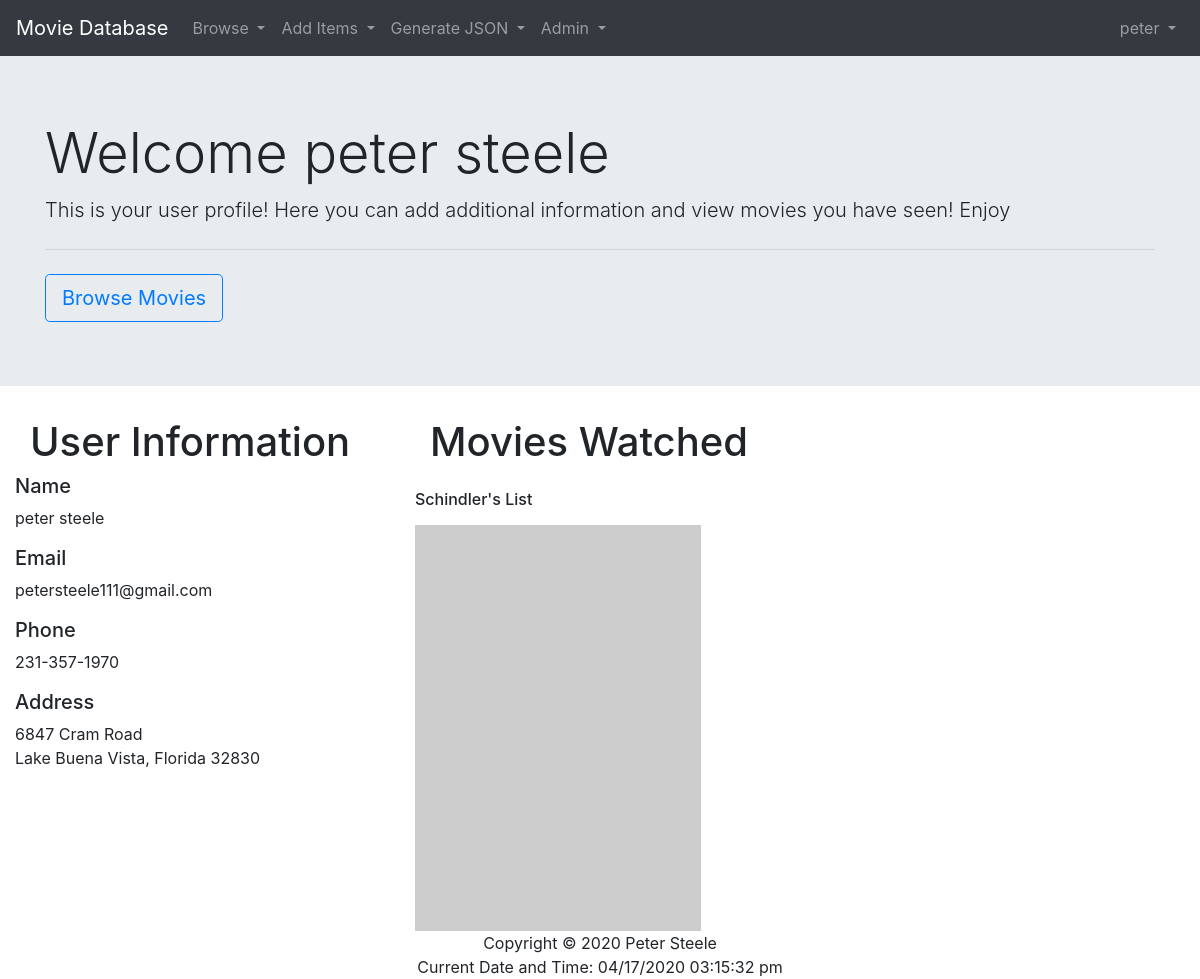
Screenshot of /admin/user/userProfile.php (signed in) with the database file from the repository.
### tables this page shows
CREATE TABLE User (
	user_id INT NOT NULL AUTO_INCREMENT,
	zipcode_id INT NULL,
	user_first_name varchar(50) NOT NULL,
	user_last_name varchar(50) NOT NULL,
	user_password TEXT NOT NULL,
	user_email varchar(50) NOT NULL,
	user_phone varchar(14),
	user_address varchar(100),
	CONSTRAINT user_ukey UNIQUE (user_first_name, user_last_name, user_email),
	PRIMARY KEY (user_id)
);

CREATE TABLE Zipcode (
	zipcode_id INT NOT NULL AUTO_INCREMENT,
	zipcode INT NOT NULL,
	zipcode_city varchar(100) NOT NULL,
	zipcode_state varchar(100) NOT NULL,
	CONSTRAINT zipcode_ukey UNIQUE (zipcode),
	PRIMARY KEY (zipcode_id)
);

CREATE TABLE User_Movie (
	user_movie_id INT NOT NULL AUTO_INCREMENT,
	user_id INT NOT NULL,
	movie_id INT NOT NULL,
	CONSTRAINT user_movie UNIQUE (user_id, movie_id),
	PRIMARY KEY (user_movie_id)
);

CREATE TABLE Movie (
	movie_id INT NOT NULL AUTO_INCREMENT,
	studio_id INT,
	movie_name varchar(255) NOT NULL,
	movie_release_date DATE,
	movie_description TEXT,
	movie_image_location varchar(255),
	movie_thumbnail varchar(255),
	CONSTRAINT movie_ukey UNIQUE (movie_name, studio_id),
	PRIMARY KEY (movie_id)
);

### admin/user/userProfile.php (the view, shortened to what this page needs)
<?php
require_once '../../DB/db_connect.php';
$sql = 'SELECT * FROM User WHERE user_id = "'.$_SESSION["id"].'"';
if ($result = $connection->query($sql)) {
    while ($row = $result->fetch_row()) {
        $zipcode_id = $row[1];
        $first_name = $row[2];
        $last_name = $row[3];
        $email = $row[5];
        $phone = $row[6];
        $address = $row[7];
    }
}
$sql = 'SELECT * FROM Zipcode WHERE zipcode_id = "'.$zipcode_id.'"';
if ($result = $connection->query($sql)) {
    while ($row = $result->fetch_row()) {
        $zipcode = $row[1];
        $city = $row[2];
        $state = $row[3];
    }
}
?>
<!doctype html>
<html lang="en">
<head>
</head>
<body>
<?php require_once '../../inc/header/userHeader.php' ?>
<div class="container-fluid">
    <div class="row">
        <div class="col-sm-12 col-md-4">
            <div class="col-sm-12">
                <h1>User Information <a href="https://cit228.pbsteele.com/FinalProject/admin/user/updateUserProfile.php"><i style="font-size: 1rem" class="fas fa-edit"></i></a></h1>
            </div>
            <h5>Name</h5>
            <p><?php echo $first_name . " " . $last_name; ?></p>
            <h5>Email</h5>
            <p><?php echo $email; ?></p>
            <h5>Phone</h5>
            <p><?php
                if ($phone === NULL || $phone == "") {
                    echo "No Phone Number Set";
                } else {
                   echo $phone;
                } ?>
            </p>
            <h5>Address</h5>
            <p><?php
                if ($address === NULL || $address === "") {
                    echo "No Address Set";
                } else if ($zipcode === NULL || $zipcode === "") {
                    echo $address;
                } else {
                    echo $address . "<br>" . $city . ", " . $state . " " . $zipcode;
                }
                ?>
            </p>
        </div>
        <div class="col-sm-12 col-md-8">
            <div class="col-sm-12">
                <h1>Movies Watched</h1>
            </div>
            <div class="row">
            <?php
            $sql = 'SELECT * FROM User_Movie U LEFT JOIN Movie M on U.movie_id = M.movie_id WHERE user_id = '.$_SESSION["id"];
            $result = $connection->query($sql);
            if ($result->num_rows) {
                while ($row = $result->fetch_assoc()) {
                    $id = $row["movie_id"];
                    $name = $row["movie_name"];
                    $thumbnail = $row["movie_thumbnail"];
                    echo '<div class="col-sm-12 col-md-4">';
                    echo '<h6 class="my-3">'.$name.'</h6>';
                    if ($thumbnail === "" || $thumbnail === NULL) {
                        echo '<img src="https://via.placeholder.com/286x406.jpg?text=Please+Upload+An+Image" alt="Placeholder Image for '.$name.'">';
                    } else {
                        echo '<a href="https://cit228.pbsteele.com/FinalProject/CRUD/view/movie/viewMovie.php?id='.$id.'"><img class="img-fluid mb-3" src="https://cit228.pbsteele.com/FinalProject/' . $thumbnail . '" alt=" '.$name.'"></a>';
                    }
                    echo '</div>';
                }
            } else {
                echo "<p>Sorry, no results were found</p>";
            }
            ?>
            </div>
        </div>
    </div>
</div>
<?php require_once '../../inc/footer/footer.php'; ?>
</body>
</html>

### inc/header/userHeader.php
<div class="jumbotron jumbotron-fluid">
    <div class="container">
        <h1 class="display-4">Welcome <?php echo $first_name . " " . $last_name?></h1>
        <p class="lead">This is your user profile! Here you can add additional information and view movies you have seen! Enjoy</p>
        <hr class="my-4">
        <a class="btn btn-outline-primary btn-lg" href="https://cit228.pbsteele.com/FinalProject/CRUD/view/movie/viewAll-loggedin.php" role="button">Browse Movies</a>
    </div>
</div>

### rows the page displays
user: user_first_name "peter", user_last_name "steele", user_email "petersteele111@gmail.com", user_phone "231-357-1970", user_address "6847 Cram Road"
zipcode: zipcode_city "Lake Buena Vista", zipcode_state "Florida", zipcode "32830"
user_movie: movie.movie_name "Schindler's List"

### other values shown
$_SESSION["name"] "peter"
